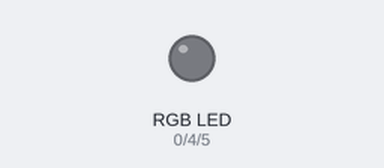
Bench run of a sketch on a simulated ESP8266 (NodeMCU). Shown: an RGB LED mixed from three pins (HIGH = lit). WiFi joins after 1.5 s; servers stay silent unless stated; the Firebase database answers and starts empty; what the sketch prints to the serial monitor is not drawn.

Above: at 0.1 s.
At 1.9 s:
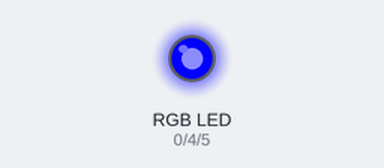
At 6.9 s:
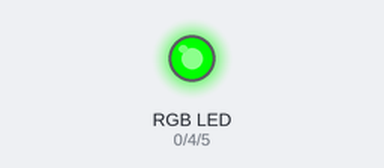
Timing chart, 0 to 8.4 s (numbered marks = the images above):
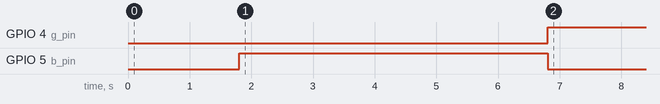

The sketch:

RGB.ino
```cpp
#include <FirebaseESP8266.h>
#include <ESP8266WiFi.h>

#define WIFI_SSID "HCMUS Thu Vien"
#define WIFI_PASSWORD "123456789"

#define FIREBASE_HOST "curtain-controller-7ebbd-default-rtdb.firebaseio.com"
#define FIREBASE_AUTH "sKYzciKT380FrwEJ3qw24oqcEIVXQxPEpMuPdPn9"
FirebaseData firebaseData;
String automode = "";
String action = "";
String temp="";
const int r_pin = 0;
const int g_pin = 4;
const int b_pin = 5;
const int LDR_pin = A0;
int delay_time = 2500;
int curtain_state = 0 ;// 0 là đang đóng, 1 là đang mở.


void setup() {
  // initialize digital pin LED_BUILTIN as an output.
  Serial.begin(9600);
  pinMode(r_pin, OUTPUT);
  pinMode(g_pin, OUTPUT);
  pinMode(b_pin, OUTPUT);
  pinMode(LDR_pin, INPUT);

  //connect to WIFI
  WiFi.begin(WIFI_SSID, WIFI_PASSWORD);
  Serial.print("connecting");
  while (WiFi.status() != WL_CONNECTED) {
    Serial.print(".");
    delay(500);
  }
  Serial.println();
  Serial.print("connected: ") ;
  Serial.println(WiFi.localIP());
  Firebase.begin(FIREBASE_HOST, FIREBASE_AUTH);
  Firebase.reconnectWiFi(true);

}
void led_R() {
  digitalWrite(r_pin, HIGH);
  digitalWrite(g_pin, LOW);
  digitalWrite(b_pin, LOW);
  delay(delay_time);
}

void led_G() {
  digitalWrite(r_pin, LOW);
  digitalWrite(g_pin, HIGH);
  digitalWrite(b_pin, LOW);
  delay(delay_time);
}
void led_B() {
  digitalWrite(r_pin, LOW);
  digitalWrite(g_pin, LOW);
  digitalWrite(b_pin, HIGH);
  delay(delay_time);
}
void NaN()
{
  digitalWrite(r_pin, LOW);
  digitalWrite(g_pin, LOW);
  digitalWrite(b_pin, LOW);
}
void print_A0_value()
{
  int a0_value = analogRead(LDR_pin);
  Serial.println(a0_value);
  delay(1000);
}
// the loop function runs over and over again forever
void loop()
{
  // get data from database
  Firebase.getString(firebaseData, "/autoMode");
  automode = firebaseData.stringData();
  Firebase.getString(firebaseData, "/action");
  action = firebaseData.stringData();

  Serial.println("check: ");
  Serial.println(automode);
  Serial.println(action);
  if (automode.toInt() == 1) {
    int a0_value = analogRead(LDR_pin);
    Serial.println(a0_value);
    if (a0_value < 1000 )
    {
      if (curtain_state == 0)
      {
        led_B();
        curtain_state = 1;
        delay(delay_time); //Thời gian để mở rèm là 10s.
        led_G();
      }
    }
    else if (a0_value >= 1000 )
    {
      if (curtain_state == 1)
      {
        led_B();
        curtain_state = 0;
        delay(delay_time); //Thời gian để đóng rèm là 10s.
        led_R();
      }
    }

  }
  else {
    if (action.toInt() == 0) {
      if (curtain_state == 0)
      {
        led_B();
        curtain_state = 1;
        delay(delay_time); //Thời gian để mở rèm là 10s.
        led_G();
      }
    }
    else {
      if (curtain_state == 1)
      {
        led_B();
        curtain_state = 0;
        delay(delay_time); //Thời gian để mở rèm là 10s.
        led_R();
      }
    }

  }
//  led_B();
}
```

Measured:
- by itself, GPIO 4 (g_pin): LOW → HIGH at 6.8 s
- by itself, GPIO 5 (b_pin): LOW → HIGH at 1.8 s, → LOW 5.0 s later
